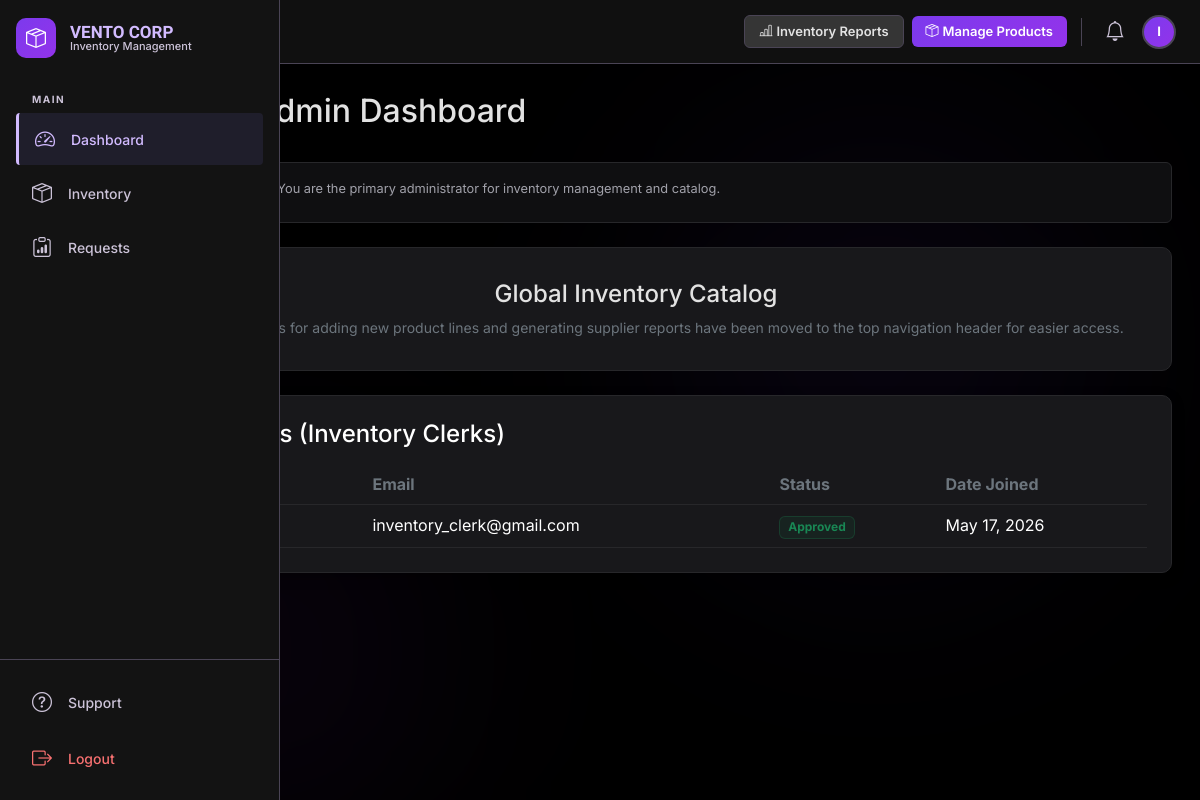
The page /public/admin/inventoryAdmin/inventoryAdmin.php (signed in) on the database its author committed.
### tables this page shows
CREATE TABLE `employees` (
  `id` int(11) NOT NULL,
  `first_name` varchar(50) NOT NULL,
  `last_name` varchar(50) NOT NULL,
  `email` varchar(100) NOT NULL,
  `password` varchar(255) NOT NULL,
  `role` enum('stock_holder','inventory_clerk','it_security') NOT NULL,
  `status` enum('pending','approved','rejected') DEFAULT 'pending',
  `application_file` varchar(255) DEFAULT NULL,
  `created_at` timestamp NOT NULL DEFAULT current_timestamp(),
  `updated_at` timestamp NOT NULL DEFAULT current_timestamp() ON UPDATE current_timestamp()
);

### public/admin/inventoryAdmin/inventoryAdmin.php (the view, shortened to what this page needs)
<?php
require_once '../../../config/db.php';
$emp_stmt = $pdo->prepare("SELECT first_name, last_name, email, status, created_at FROM employees WHERE role = 'inventory_clerk'");
$emp_stmt->execute();
$employees = $emp_stmt->fetchAll(PDO::FETCH_ASSOC);
require_once '../../../includes/inventoryAdminHeader.php';
?>
<div class="dashboard">
    <div class="d-flex justify-content-between align-items-center mb-4">
        <h2>Inventory Admin Dashboard</h2>
    </div>
    <div class="info-box mb-4">
        <span>Welcome, <strong><?php echo htmlspecialchars($_SESSION['first_name']); ?></strong>! You are the primary administrator for inventory management and catalog.</span>
    </div>
    <div class="feature-card text-center mt-4">
        <h4 class="mb-2">Global Inventory Catalog</h4>
        <p class="text-secondary small mb-0">The primary controls for adding new product lines and generating supplier reports have been moved to the top navigation header for easier access.</p>
    </div>
    <div class="card p-4 mt-4">
        <h4 class="mb-3 text-white">My Employees (Inventory Clerks)</h4>
        <div class="table-responsive">
            <table class="table table-dark table-hover mb-0">
                <thead>
                    <tr>
                        <th class="text-secondary">Name</th>
                        <th class="text-secondary">Email</th>
                        <th class="text-secondary">Status</th>
                        <th class="text-secondary">Date Joined</th>
                    </tr>
                </thead>
                <tbody>
                    <?php if (count($employees) > 0): ?>
                        <?php foreach ($employees as $emp): ?>
                            <tr>
                                <td><?php echo htmlspecialchars($emp['first_name'] . ' ' . $emp['last_name']); ?></td>
                                <td><?php echo htmlspecialchars($emp['email']); ?></td>
                                <td>
                                    <?php if ($emp['status'] === 'approved'): ?>
                                        <span class="badge text-success bg-success bg-opacity-10 border border-success border-opacity-25">Approved</span>
                                    <?php elseif ($emp['status'] === 'pending'): ?>
                                        <span class="badge text-warning bg-warning bg-opacity-10 border border-warning border-opacity-25">Pending</span>
                                    <?php else: ?>
                                        <span class="badge text-danger bg-danger bg-opacity-10 border border-danger border-opacity-25">Rejected</span>
                                    <?php endif; ?>
                                </td>
                                <td><?php echo date('M d, Y', strtotime($emp['created_at'])); ?></td>
                            </tr>
                        <?php endforeach; ?>
                    <?php else: ?>
                        <tr>
                            <td colspan="4" class="text-center text-secondary py-4">No employees found.</td>
                        </tr>
                    <?php endif; ?>
                </tbody>
            </table>
        </div>
    </div>
</div>
<?php
require_once '../../../includes/inventoryAdminFooter.php';
?>

### includes/inventoryAdminHeader.php (style rules this page uses)
:root { --surface-dim: #131313; --surface-container-highest: #353535; --surface-container-low: #1b1b1b; --surface-container: #1f1f1f; --primary: #d2bbff; --primary-container: #7c3aed; --secondary: #c4c1fb; --secondary-container: #444173; --outline-variant: #4a4455; --on-surface: #e2e2e2; --on-surface-variant: #ccc3d8; }
body { font-family: 'Inter', sans-serif; background-color: #000000; color: var(--on-surface); overflow: hidden; }
.card, .stat-card { background-color: #18181b !important; border: 1px solid #27272a !important; border-radius: 10px; box-shadow: 0 4px 12px rgba(0,0,0,0.4); }
.table { color: var(--on-surface); }
.table-dark { --bs-table-bg: #18181b; --bs-table-border-color: #27272a; }
.info-box { background-color: #0f0f11; border: 1px solid #27272a; border-radius: 6px; padding: 1rem; display: flex; gap: 0.75rem; font-size: 0.8rem; color: #a1a1aa; align-items: flex-start; margin-bottom: 1.5rem; }
.feature-card { background-color: #18181b; border: 1px solid #27272a; border-radius: 10px; padding: 2rem; }

### rows shown on the page
employees: email "inventory_clerk@gmail.com", status "Approved", created_at "May 17, 2026"

### other values the page prints
$initials "I"
